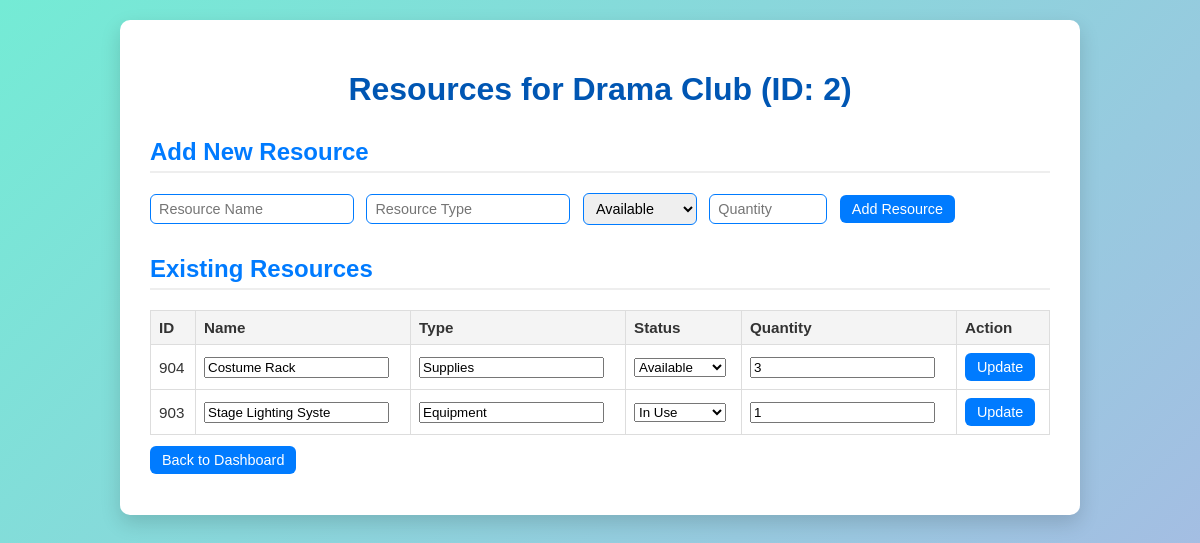
Page /resources.php?club_id=2 (signed in) on the committed database.
### tables this page shows
CREATE TABLE `clubs` (
  `club_id` int(11) NOT NULL,
  `club_name` varchar(100) NOT NULL,
  `registration_date` date NOT NULL,
  `status` varchar(20) NOT NULL
);

CREATE TABLE `resources` (
  `resource_id` int(11) NOT NULL,
  `club_id` int(11) DEFAULT NULL,
  `resource_name` varchar(20) NOT NULL,
  `resource_type` varchar(50) DEFAULT NULL,
  `availability_status` varchar(20) NOT NULL,
  `quantity` int(11) DEFAULT 0
);

### resources.php (the view, shortened to what this page needs)
<?php
include 'connection.php';
$club_id = intval($_GET['club_id']);
$club_res = mysqli_query($conn, "SELECT club_name FROM clubs WHERE club_id = $club_id");
if ($club_res && mysqli_num_rows($club_res) > 0) {
    $club_row = mysqli_fetch_assoc($club_res);
    $club_name = $club_row['club_name'];
} else {
    die("Club not found.");
}
$resources = [];
$res = mysqli_query($conn, "SELECT * FROM resources WHERE club_id=$club_id ORDER BY resource_name ASC");
if ($res) {
    while ($row = mysqli_fetch_assoc($res)) {
        $resources[] = $row;
    }
}
?>
<!DOCTYPE html>
<html lang="en">
<head>
</head>
<body>
<div class="container">
    <h1>Resources for <?php echo htmlspecialchars($club_name); ?> (ID: <?php echo htmlspecialchars($club_id); ?>)</h1>
    <h2>Add New Resource</h2>
    <form method="POST">
        <input type="text" name="resource_name" placeholder="Resource Name" required>
        <input type="text" name="resource_type" placeholder="Resource Type" required>
        <select name="availability_status">
            <option value="Available">Available</option>
        </select>
        <input type="number" name="quantity" placeholder="Quantity" min="1" required>
        <button type="submit" class="action-btn">Add Resource</button>
    </form>
    <h2>Existing Resources</h2>
    <?php if (!empty($resources)): ?>
        <table>
            <thead>
                <tr>
                    <th>ID</th>
                    <th>Name</th>
                    <th>Type</th>
                    <th>Status</th>
                    <th>Quantity</th>
                    <th>Action</th>
                </tr>
            </thead>
            <tbody>
                <?php foreach ($resources as $r): ?>
                    <tr>
                        <form method="post">
                            <td><?php echo htmlspecialchars($r['resource_id']); ?></td>
                            <td>
                                <input type="text" name="resource_name" value="<?php echo htmlspecialchars($r['resource_name']); ?>" required>
                            </td>
                            <td>
                                <input type="text" name="resource_type" value="<?php echo htmlspecialchars($r['resource_type']); ?>" required>
                            </td>
                            <td>
                                <select name="availability_status">
                                    <option value="Available" <?php if($r['availability_status']=='Available') echo 'selected'; ?>>Available</option>
                                    <option value="In Use" <?php if($r['availability_status']=='In Use') echo 'selected'; ?>>In Use</option>
                                </select>
                            </td>
                            <td>
                                <input type="number" name="quantity" value="<?php echo htmlspecialchars($r['quantity']); ?>" min="1" required>
                            </td>
                            <td>
                                <button type="submit" name="update_resource_id" value="<?php echo $r['resource_id']; ?>" class="action-btn">Update</button>
                            </td>
                        </form>
                    </tr>
                <?php endforeach; ?>
            </tbody>
        </table>
    <?php else: ?>
        <p>No resources added yet.</p>
    <?php endif; ?>
    <p>
        <a href="member_dashboard.php" class="action-btn" style="text-decoration:none;">Back to Dashboard</a>
    </p>
</div>
</body>
</html>

### resources.php (style rules this page uses)
body { font-family: Arial, sans-serif; background: linear-gradient(135deg, #74ebd5 0%, #ACB6E5 100%); margin: 0; padding: 20px; color: #333; min-height: 100vh; }
.container { background: white; border-radius: 10px; padding: 30px; max-width: 900px; margin: auto; box-shadow: 0 8px 20px rgba(0,0,0,0.15); }
h1 { text-align: center; color: #0056b3; margin-bottom: 20px; }
h2 { color: #007BFF; border-bottom: 2px solid #eee; padding-bottom: 5px; margin-top: 30px; }
table { width: 100%; border-collapse: collapse; margin-top: 15px; }
th, td { border: 1px solid #ddd; padding: 8px; font-size: 0.95rem; }
th { background-color: #f4f4f4; text-align: left; }
.action-btn { background-color: #007BFF; color: white; border: none; border-radius: 6px; padding: 6px 12px; font-size: 0.9rem; cursor: pointer; transition: background-color 0.3s ease; text-decoration: none; }
form input, form select { padding: 6px 8px; margin-right: 8px; border-radius: 6px; border: 1px solid #007BFF; font-size: 0.9rem; }
form input[type="number"] { width: 100px; }

### rows in the picture
clubs: club_name "Drama Club"
resources: resource_id "904", resource_name "Costume Rack", resource_type "Supplies", availability_status "Available", quantity "3"
resources: resource_id "903", resource_name "Stage Lighting Syste", resource_type "Equipment", availability_status "In Use", quantity "1"

### other values in the picture
$club_id "2"
